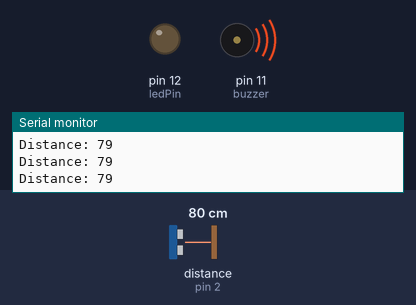
This sketch was run on a simulated Arduino Uno, built with avr-gcc and run on an emulated ATmega328P. Parts: output pins drawn as LEDs (lit = HIGH), buzzer (waves = sounding, pin HIGH), the last lines printed to the serial monitor. Wiring (inferred from the names in the program): ultrasonic range finder: trigger pin 3; echo pin 2. Inputs (shaded band) come from the test bench; at power-on: distance to the obstacle (sensor on pin 2) 80 cm. The echo pulse lasts 58.3 µs per cm; pins used as bus, display or sensor lines are not drawn.

Above: at 1.2 s.
1.3 s: distance to the obstacle (sensor on pin 2) set to 9 cm
4.3 s: distance to the obstacle (sensor on pin 2) set to 6 cm
At 5.5 s:
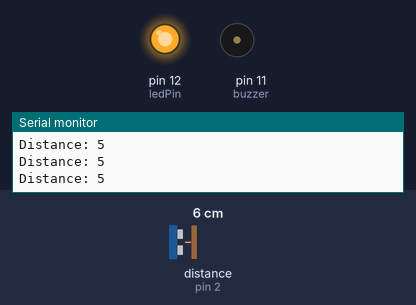
5.8 s: distance to the obstacle (sensor on pin 2) set to 18 cm
At 6.8 s:
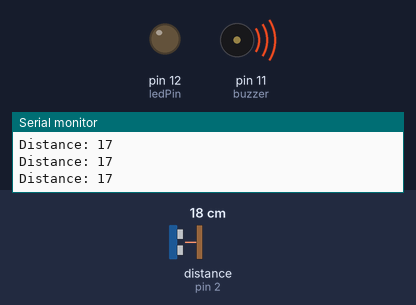
Timing chart, 0 to 8.8 s (numbered marks = the images above; inputs shaded):
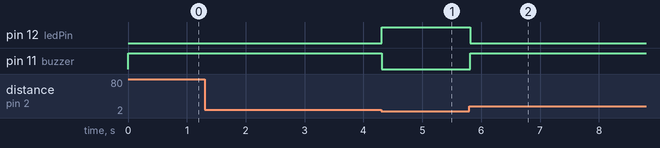

Measured:
- the behaviour switches between 8 and 7 cm on distance to the obstacle (sensor on pin 2) (found by bisection; images 0 and 1)
- after the input at 4.3 s, pin 12 (ledPin): LOW → HIGH at once; pin 11 (buzzer): HIGH → LOW at once
- after the input at 5.8 s, pin 12 (ledPin): HIGH → LOW at once; pin 11 (buzzer): LOW → HIGH at once

The sketch:

Blind_walk_alert_ccccccc.ino
```cpp
// defines pins numbers
const int trigPin = 3;
const int echoPin = 2;
const int buzzer = 11;
const int ledPin = 12;

// defines variables
long duration;
int distance;
int safetyDistance;


void setup() {
pinMode(trigPin, OUTPUT); // Sets the trigPin as an Output
pinMode(echoPin, INPUT); // Sets the echoPin as an Input
pinMode(buzzer, OUTPUT);
pinMode(ledPin, OUTPUT);
Serial.begin(9600); // Starts the serial communication
}


void loop() {
// Clears the trigPin
digitalWrite(trigPin, LOW);
delayMicroseconds(2);

// Sets the trigPin on HIGH state for 10 micro seconds
digitalWrite(trigPin, HIGH);
delayMicroseconds(10);
digitalWrite(trigPin, LOW);

// Reads the echoPin, returns the sound wave travel time in microseconds
duration = pulseIn(echoPin, HIGH);

// Calculating the distance
distance= duration*0.034/2;

safetyDistance = distance;
if (safetyDistance <=6){
  digitalWrite(buzzer, LOW);
  digitalWrite(ledPin, HIGH);
}
else{
  digitalWrite(buzzer, HIGH);
  digitalWrite(ledPin, LOW);
}

// Prints the distance on the Serial Monitor
Serial.print("Distance: ");
Serial.println(distance);
}
```
